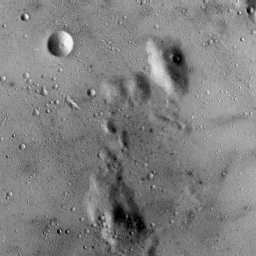
#> input picture sscCdi/caterete/PWCDI/moon.tiff, 256 x 256 px
$ jupyter execute --allow-errors PWCDI_slit2.ipynb
#> lines starting #> are read from the running program, lines starting #| are printed output that depends on the picture; after the words box and inside, x2 and y2 are one past the last pixel; in counts of white or black regions, pixels touching at a corner belong together
### sscCdi/caterete/PWCDI/PWCDI.py
import sys
import numpy as np
import matplotlib.pyplot as plt
from matplotlib.colors import LogNorm
import cupy
import numpy
import cv2

from sscPrain import propagation

# -*- coding: utf-8 -*-

# manage the imports
import numpy as np
import matplotlib.pyplot as plt
import os
import time

speed_of_light, planck = 299792458, 4.135667662E-18  # Plank constant [keV*s]; Speed of Light [m/s]

# %load_ext autoreload
# %reload_ext autoreload

# FRESNEL PROPAGATOR

# function [Ef,x,y,G,E0fft,fx,fy,H,indx] = FresnelPropagator(E0, ps, lambda0, z, background)
#
# This function computes the double-slit diffraction pattern using the
# Fresnel Approximation. This code was modified from Dan and Aamod's
# Fresnel propagator codes.
#
# Parameters: E0 - initial complex field in x-y source plane
#             ps - pixel size in microns
#             lambda0 - wavelength in nm
#             z - z-value (distance from sensor to object)
#             background - optional background image to divide out from
#                          input field
#
# Returns: Ef -
#          x -
#          y -
#          G -
#          E0fft -
#          fx -
#          fy -
#          H -
#

def abssqr(x):
    # this is what a detector sees (only intensities)
    return np.real(x*np.conj(x))

def FT(x):
    # this only defines the correct fwd fourier transform including proper shift of the frequencies
    return np.fft.fftshift(np.fft.fft2(x)) # Fourier transform and shift

def iFT(x):
    # this only defines the correct inverse fourier transform including proper shift of the frequencies
    return np.fft.ifft2(np.fft.ifftshift(x)) # inverse Fourier transform and shift

# [168 lines left out: functions propagation_fresnel, propagation_fresnelPAOLA, propagate_beam, PIE_update, momentum_addition, not called in this run]

def get_object_pixel(N,pixel_size,wavelength,distance):
    return wavelength*distance/(N*pixel_size)

def magnitude_constraint(estimate,data):
    return np.sqrt(data)*estimate/np.abs(estimate)

def pinhole_constraint(wavefront,pinhole):
    wavefront[pinhole<=0] = 0
    return wavefront

def modulator_constraint(wavefront,pinhole):
    return wavefront*pinhole

def support_constraint(wavefront,support):
    wavefront[support <= 0] = 0
    return wavefront

if 1:
    # [4 lines left out: function update_function, not called in this run]
else:
    # [62 lines left out: functions update_function, mPIE_loop, not called in this run]

def get_error(wavefront,model):
    return np.sum(np.abs(wavefront-model))

# [13 lines left out: function projection_M_gpu, not called in this run]


def projection_S ( x, supp ):
    return x * supp


# [106 lines left out: functions standard_PWCDI, slit_PWCDI, not called in this run]

### sscCdi/caterete/PWCDI/PWCDI_slit2.ipynb
## Declare functions

[cell 1]
import cupy as cp


global global_error
global_error = []

def error(current_DP, data):
    return np.sum( (np.abs(current_DP)-np.abs(data))**2)/np.sum(np.abs(data)**2)


# [41 lines left out: functions modified_projection_M_gpu, projection_M_gpu, projection_Fspace, not called in this run]

def projection_Rspace(wavefront, support):
    """ Projection in real space """
    return wavefront*support

def projection_S ( x, supp ):
    return x*supp

# [25 lines left out: functions modulator_constraint, ER, HIO, not called in this run]

def update_support(complex_obj,support):
    """ TODO: implement shrinkwrap update """
    return 0

def update_wavefront_to_upstream_of_modulator(original,auxiliary,current,previous,weight=1):
    updated = original + weight*auxiliary.conj()*(current-previous)/np.abs(np.max(auxiliary))**2
    return updated

# [70 lines left out: functions update_obj_and_probe, numpy_to_cupy, cupy_to_numpy, high_pass_filter_2D, get_support_from_AC, get_squared_support_from_AC, not called in this run]

def get_modulator1(shape):
     return np.pi*np.random.randint(0,2,shape)


# [38 lines left out: function propagation_fresnel, not called in this run]

### Main functions

[cell 2]
speed_of_light, planck = 299792458, 4.135667662E-18  # Plank constant [keV*s]; Speed of Light [m/s]

# [142 lines left out: functions pwCDI, modulated_phase_retrieval, pinhole_phase_retrieval, not called in this run]

## Get phantom

[cell 3]
from PWCDI import *

speed_of_light, planck = 299792458, 4.135667662E-18  # Plank constant [keV*s]; Speed of Light [m/s]

""" Input parameters """
N = 100
distance = 28 # meters
energy = 6 # keV
wavelength = planck * speed_of_light / energy # metersw
wavevector = 2*np.pi/wavelength
detector_pixel = 55e-6 # meters
n_of_pixels = 3072
object_pixel_size = get_object_pixel(n_of_pixels,detector_pixel,wavelength,distance)
distance_pinhole = 0.21e-3 # m
phase_retrieval_iterations = 300
reg_obj,reg_probe = 0.1, 0.2# PIE update function parameters
apply_support = True
beta = 0.9

""" Load phantom """
sample = 2
if sample==0: # Complex donut
    path = "/ibira/lnls/labs/tepui/proposals/20210062/yuri/yuri_ssc-cdi/00000000/data/ptycho3d/complex_phantom/"
    magnitude = np.load(os.path.join(path,'magnitude.npy'))
    phase = np.load(os.path.join(path,'magnitude.npy'))
    magnitude, phase = np.sum(phase,axis=0), np.sum(magnitude,axis=0)

    magnitude[0:magnitude.shape[0]//2,:] = 0
    phase[phase.shape[0]//2::,:]=0

    # [6 lines of commented-out code are left out]
    phantom = np.exp(-magnitude)*np.exp(-1j*phase)

elif sample==1: # Célula
    phantom = np.load("ptychocell.npy")[0]
    magnitude = np.abs(phantom)
    phase = np.angle(phantom)
    phantom = np.squeeze(phantom)[300:1100,300:1100]

elif sample==2:
    from PIL import Image
    beta = np.array(Image.open('moon.tiff'))
#> beta is the input picture: shape (256, 256); min 0, max 249, mean 127.8
    delta = np.array(Image.open('resolutionchart.tiff'))
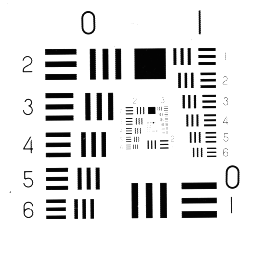
#> input picture sscCdi/caterete/PWCDI/resolutionchart.tiff, 256 x 256 px
#> delta is the input picture: shape (256, 256); min 1, max 255, mean 225.9
    magnitude = 1*beta/np.max(beta)
    phase = 10*delta/np.max(delta)
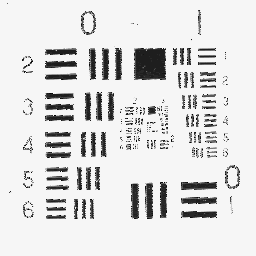
#> phase: shape (256, 256) float64; min 0, max 0.996, mean 0.87
    # phantom = np.exp(-magnitude)*np.exp(-1j*phase)
    phantom = np.exp(-magnitude)*np.exp(-1j*np.zeros_like(phase))
    phantom = phantom[0:N,0:N]
    phantom = np.pad(phantom,(156//2,156//2))

""" Load data """
DP = np.abs( np.fft.fftshift( np.fft.fft2(phantom) ) )**2
np.save("complex_donuts_intensity.npy",DP)

if sample==0: #tight_support
    threshold = 0.15
    autocorrelation_threshold, autocorrelation = get_support_from_AC(DP,threshold)
    # support = get_squared_support_from_AC(autocorrelation_threshold,80)
    support = np.where(np.real(np.log(phantom)) != 0,1,0)
    N = phantom.shape[0]
    x = np.linspace(0,N-1,N) - N//2
    Y,X = np.meshgrid(x,x)
    support2 = np.where((X-0)**2+(Y-0)**2<50**2,1,0)
    # pinhole = np.where((X-0)**2+(Y-0)**2<200**2,1,0)
    support = support2+support
    support = np.where(support >= 1, 1,0)

if sample==1:
    N = phantom.shape[0]
    x = np.linspace(0,N-1,N) - N//2
    Y,X = np.meshgrid(x,x)
    support = np.where((X-10)**2+(Y-50)**2<180**2,1,0)

if sample == 2:
    support = np.where(np.abs(phantom)==0,0,1)
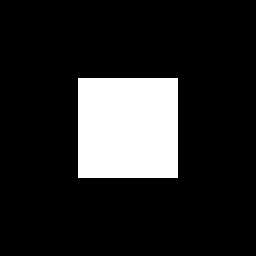
#> support: shape (256, 256) int64; values 0 (black) and 1 (white), 15.3% white; 1 white region, box (x1, y1, x2, y2) and area: (78, 78, 178, 178) 10000
    N = phantom.shape[0]
#> N = 256
    x = np.linspace(0,N-1,N) - N//2
#> x = 256 values from -128 to 127
    Y,X = np.meshgrid(x,x)
    pinhole = np.where((X-0)**2+(Y-0)**2<100**2,1,0)

half_support = support.copy()
half_support[0:support.shape[0]//2,0:support.shape[1]] = 0
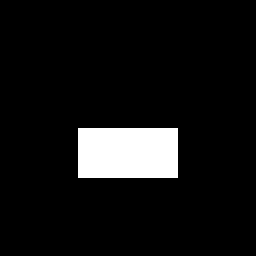
#> half_support: shape (256, 256) int64; values 0 (black) and 1 (white), 7.6% white; 1 white region, box (x1, y1, x2, y2) and area: (78, 128, 178, 178) 5000

figure, ax = plt.subplots(1,7,dpi=200,figsize=(20,15))
ax1, ax2, ax3, ax4, ax5, ax6, ax7 = ax.ravel()
ax1.imshow(magnitude), ax1.set_title('Magnitude')
ax2.imshow(phase), ax2.set_title('Phase')
ax3.imshow(magnitude+phase), ax3.set_title('Sum')
ax4.imshow(-np.log(np.abs(phantom))), ax4.set_title("-Log(Abs(Phantom))")
ax5.imshow(-np.angle(phantom)), ax5.set_title("-Angle(Phantom)")
ax6.imshow(DP,norm=LogNorm()), ax6.set_title('Measurement')
ax7.imshow(support), ax7.set_title(f'Support')
for axis in ax.ravel(): axis.set_xticks([]), axis.set_yticks([])
plt.show(), plt.close()
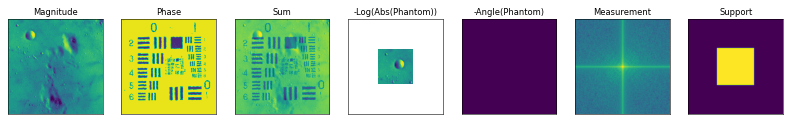
#> figure drawn by matplotlib, 7 panels
